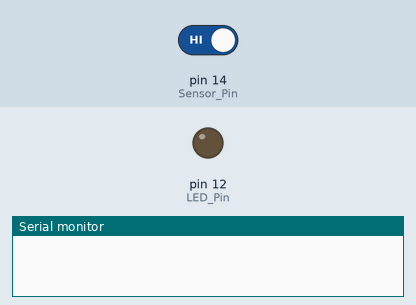
Simulated run of this sketch. Board: Arduino Uno, built with avr-gcc and run on an emulated ATmega328P. On the bench: output pins drawn as LEDs (lit = HIGH), the last lines printed to the serial monitor. The inputs (shaded band) are chosen by the test bench; at power-on: pin 14 (Sensor_Pin) HIGH.

Above: at 4.2 s.
4.3 s: pin 14 (Sensor_Pin) driven LOW
At 4.6 s:
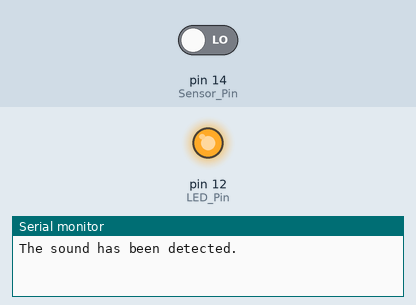
Timing chart, 0 to 7.3 s (numbered marks = the images above; inputs shaded):
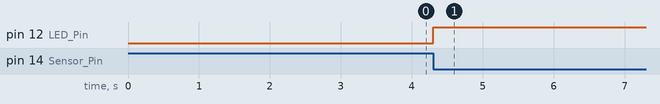

The sketch:

exp21-3.ino
```cpp
#define LED_Pin  12
#define Sensor_Pin 14
unsigned long lastEvent = 0;
boolean LedState = false;
void setup()
{
   Serial.begin(9600);
   delay(3000);
   pinMode(LED_Pin, OUTPUT);
   pinMode(Sensor_Pin, INPUT);
}

void loop()
{
   int sensorData = digitalRead(Sensor_Pin);
   if (sensorData == LOW)
   {
      if (millis() - lastEvent > 25)
      {
         Serial.println("The sound has been detected.");
         LedState = !LedState;
         digitalWrite(LED_Pin, LedState ? HIGH : LOW);
      }
      lastEvent = millis();
   }
}
```

Measured:
- after the input at 4.3 s, pin 12 (LED_Pin): LOW → HIGH at once
